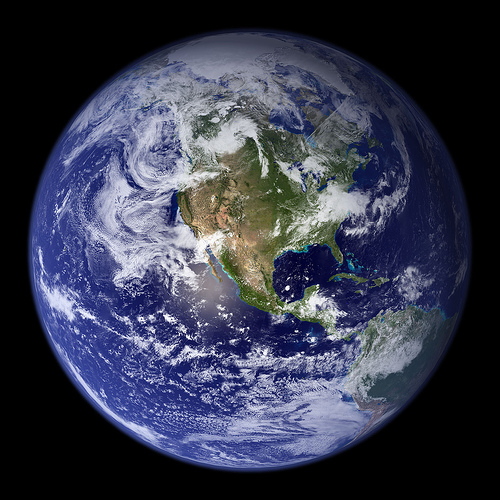
#> input picture projet3/p3_earth_base.png, 500 x 500 px, found by its file name
$ python image_compression.py
#> lines starting #> are read from the running program, lines starting #| are printed output that depends on the picture
# Compression d'image

import numpy as np
import matplotlib as mp
import matplotlib.pyplot as plt

earth_full = mp.image.imread("p3_earth_base.png")
#> earth_full is the input picture: shape (500, 500, 3) float32; mean R, G, B 0.214, 0.227, 0.299
takeoff_full = mp.image.imread("p3_takeoff_base.png")
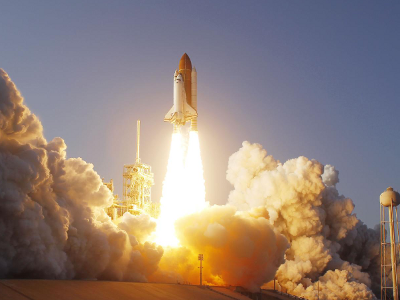
#> input picture projet3/p3_takeoff_base.png, 400 x 300 px, found by its file name
#> takeoff_full is the input picture: shape (300, 400, 3) float32; mean R, G, B 0.571, 0.504, 0.472

def transform(x) :
    n = np.shape(x)[0]
    M = np.zeros((n,n))

    for i in range(n):
        M[i][i] = x[i]
    return M

def trunc(M):
    (n,m) = np.shape(M)
    for i in range(n) :
        for j in range(m) :
            if M[i][j] < 0 :
                M[i][j] = 0
            elif M[i][j] > 1 :
                M[i][j] = 1
    return M

def split(M):
    (m,n,p) = np.shape(M)
    R = np.zeros((m, n))
    G = np.zeros((m, n))
    B = np.zeros((m, n))

    for i in range(m):
        for j in range(n):
            R[i][j] = M[i][j][0]
            G[i][j] = M[i][j][1]
            B[i][j] = M[i][j][2]
    return (R, G, B)

def merge(R, G, B):
    (m,n) = np.shape(R)
    M = np.zeros((m,n,3))
    for i in range(m) :
        for j in range(n) :
            M[i][j] = [R[i][j], G[i][j], B[i][j]]
    return M


def compress_one(M, k) :
    n = np.shape(M)[0]

    for i in range(k + 1,n):
        M[i][i] = 0

#We had to use the numpy svd due to the failure of the use of the SVD fuction created by our friends...
def compress(M, k):
    (m, n, p) = np.shape(M)
    (R, G, B) = split(M)
    (Ur, Sr, Vr) = np.linalg.svd(R, full_matrices=False)
    (Ug, Sg, Vg) = np.linalg.svd(G, full_matrices=False)
    (Ub, Sb, Vb) = np.linalg.svd(B, full_matrices=False)

    Sr = transform(Sr)
    Sg = transform(Sg)
    Sb = transform(Sb)

    compress_one(Sr, k)
    compress_one(Sg, k)
    compress_one(Sb, k)


    R = trunc(np.dot(Ur, np.dot(Sr, Vr)))
    G = trunc(np.dot(Ug, np.dot(Sg, Vg)))
    B = trunc(np.dot(Ub, np.dot(Sb, Vb)))


    Mcomp = merge(R, G, B)
    return Mcomp


earth_10 = compress(earth_full, 10)
#> in compress, `(Ur, Sr, Vr) = np.linalg.svd(R, full_matrices=False)`:
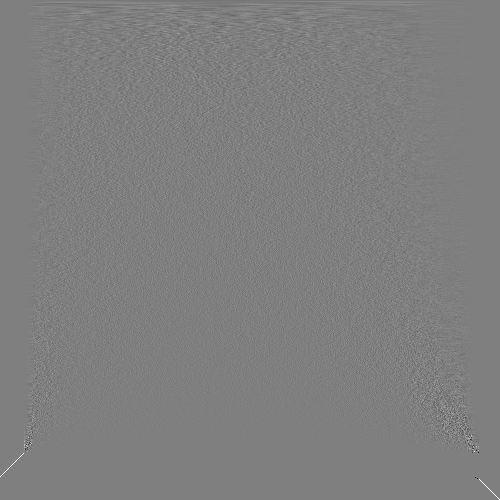
#> Vr: shape (500, 500) float64; min -1, max 1, mean 0.000128; drawn with min black and max white
#> in compress, `(Ur, Sr, Vr) = np.linalg.svd(R, full_matrices=False)`: Sr = 500 values, max 140.8 at index 0, min 1.3e-14 at index 453, mean 2.03
#> in compress, `(Ug, Sg, Vg) = np.linalg.svd(G, full_matrices=False)`: Sg = 500 values, max 147.2 at index 0, min 1.38e-14 at index 453, mean 2.05
#> in compress, `(Ub, Sb, Vb) = np.linalg.svd(B, full_matrices=False)`: Sb = 500 values, max 186.9 at index 0, min 1.73e-14 at index 454, mean 1.99
earth_50 = compress(earth_full, 50)
earth_100 = compress(earth_full, 100)

takeoff_5 = compress(takeoff_full, 5)
#> call 4 of compress, with k = 5
#> after the loop in split (call 4), `for i in range(m):`:
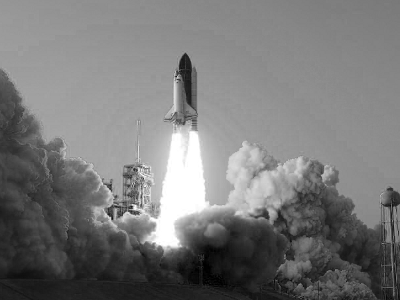
#> B: shape (300, 400) float64; min 0, max 1, mean 0.472
#> after the loop in split (call 4), `for i in range(m):`:
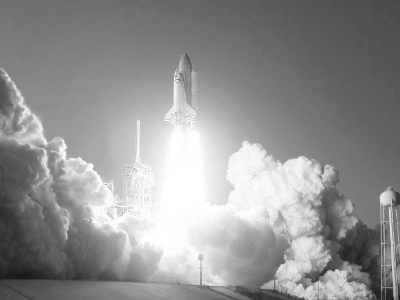
#> R: shape (300, 400) float64; min 0.0902, max 1, mean 0.571
#> in compress (call 4), `(Ur, Sr, Vr) = np.linalg.svd(R, full_matrices=False)`:
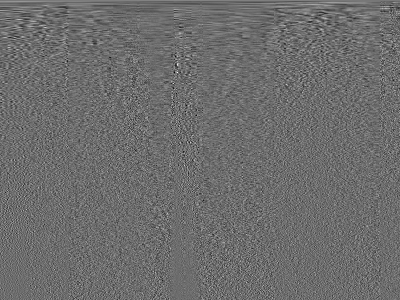
#> Vr: shape (300, 400) float64; min -0.317, max 0.423, mean 0.000231; drawn with min black and max white
#> in compress (call 4), `(Ur, Sr, Vr) = np.linalg.svd(R, full_matrices=False)`: Sr = 300 values, max 207.7 at index 0, min 0.00836 at index 299, mean 1.4
#> in compress (call 4), `(Ug, Sg, Vg) = np.linalg.svd(G, full_matrices=False)`: Sg = 300 values, max 183.7 at index 0, min 0.00821 at index 299, mean 1.32
#> in compress (call 4), `(Ub, Sb, Vb) = np.linalg.svd(B, full_matrices=False)`:
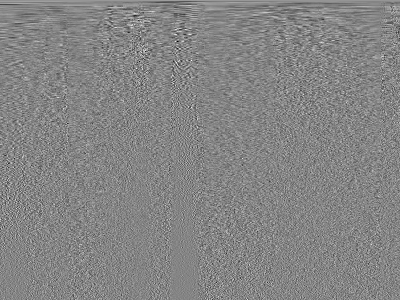
#> Vb: shape (300, 400) float64; min -0.361, max 0.332, mean 0.000191; drawn with min black and max white
#> in compress (call 4), `(Ub, Sb, Vb) = np.linalg.svd(B, full_matrices=False)`: Sb = 300 values, max 173.9 at index 0, min 0.00834 at index 299, mean 1.32
#> after the loop in transform (call 10), `for i in range(n):`:
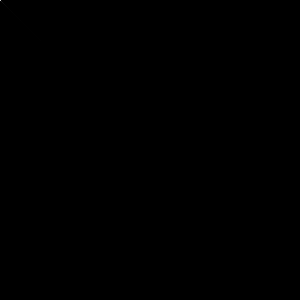
#> M: shape (300, 300) float64; min 0, max 207.7, mean 0
takeoff_50 = compress(takeoff_full, 50)
takeoff_130 = compress(takeoff_full, 130)

plt.figure()
plt.imshow(earth_full)
plt.figure()
plt.imshow(earth_10)
plt.figure()
plt.imshow(earth_50)
plt.figure()
plt.imshow(earth_100)

plt.figure()
plt.imshow(takeoff_full)
plt.figure()
plt.imshow(takeoff_5)
plt.figure()
plt.imshow(takeoff_50)
plt.figure()
plt.imshow(takeoff_130)
plt.show()
